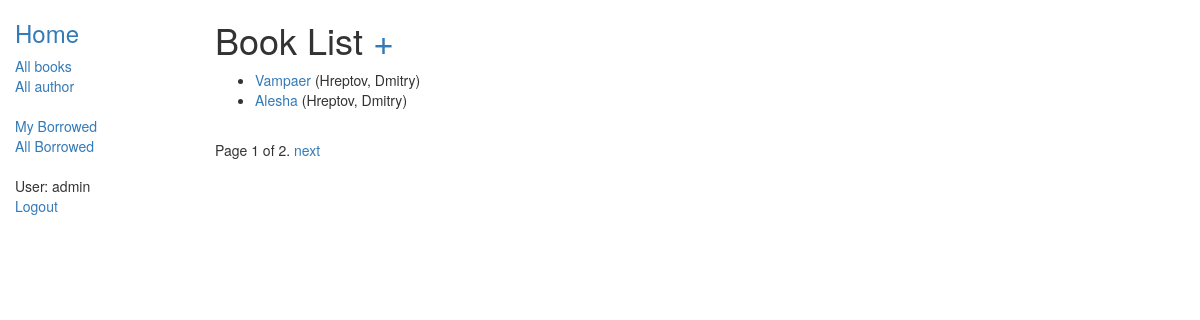
/catalog/books/ (signed in), run on the app's committed database.
### catalog/models.py (models this page shows, shortened)
class Book(models.Model):
    title = models.CharField(max_length=200)
    author = models.ForeignKey('Author', on_delete=models.SET_NULL, null=True)
    summary = models.TextField(max_length=1000, help_text="Enter a brief description of the book")
    isbn = models.CharField('ISBN',max_length=13, help_text='13 Character <a href="https://www.isbn-international.org/content/what-isbn">ISBN number</a>')
    genre = models.ManyToManyField(Genre, help_text="Select a genre for this book")
    def get_absolute_url(self):
        return reverse('book-detail', args=[str(self.id)])
    def display_genre(self):
        """
        Creates a string for the Genre. This is required to display genre in Admin.
        """
        return ', '.join([genre.name for genre in self.genre.all()[:3]])
    display_genre.short_description = 'Genre'

class Author(models.Model):
    first_name = models.CharField(max_length=100)
    last_name = models.CharField(max_length=100)
    date_of_birth = models.DateField(null=True, blank=True)
    date_of_death = models.DateField('Died', null=True, blank=True)
    def __str__(self):
        return '%s, %s' % (self.last_name, self.first_name)

### catalog/views.py (the view)
# urls.py: path('books/', views.BookListView.as_view(), name='books'),
class BookListView(generic.ListView):
    model = Book
    paginate_by = 2

### catalog/templates/catalog/book_list.html
{% extends "base_generic.html" %}
{% block content %}
    <h1>Book List
        {% if user.is_staff %}
            <a href="{% url 'book-create' %}">+</a>
        {% endif %}
    </h1>
    {% if book_list %}
    <ul>
      {% for book in book_list %}
      <li>
        <a href="{{ book.get_absolute_url }}">{{ book.title }}</a> ({{book.author}})
      </li>
      {% endfor %}
    </ul>
    {% else %}
      <p>There are no books in the library.</p>
    {% endif %}
{% endblock %}

### catalog/templates/base_generic.html (shortened to what this page needs)
<!doctype html>
<html lang="en">
  <head>
    <link
      rel="stylesheet"
      href="https://maxcdn.bootstrapcdn.com/bootstrap/3.3.7/css/bootstrap.min.css" />
    {% load static %}
    <link rel="stylesheet" href="{% static 'css/styles.css' %}" />
  </head>
  <body>
    <div class="container-fluid">
      <div class="row">
        <div class="col-sm-2">
          {% block sidebar %}
            <ul class="sidebar-nav">
              <li><a href="{% url 'index' %}"><h3>Home</h3></a></li>
              <li><a href="{% url 'books' %}">All books</a></li>
              <li><a href="{% url 'author' %}">All author</a></li><br>
                {% if user.is_authenticated %}
                <li><a href="{% url 'my-borrowed' %}">My Borrowed</a></li>
                {% if user.is_staff %}
                <li><a href="{% url 'all-borrowed' %}">All Borrowed</a></li><br>
                {% endif %}
                <li>User: {{ user.get_username }}</li>
                <li><a href="{% url 'logout'%}?next={{request.path}}">Logout</a></li>
                {% else %}
                <li><a href="{% url 'login'%}?next={{request.path}}">Login</a></li>
                {% endif %}
            </ul>
          {% endblock %}
        </div>
        <div class="col-sm-10">
          {% block content %}{% endblock %}
          {% block pagination %}
  {% if is_paginated %}
    <div class="pagination">
      <span class="page-links">
        <span class="page-current">
          Page {{ page_obj.number }} of {{ page_obj.paginator.num_pages }}.
        </span>
        {% if page_obj.has_next %}
          <a href="{{ request.path }}?page={{ page_obj.next_page_number }}">next</a>
        {% endif %}
      </span>
    </div>
  {% endif %}
{% endblock %}
        </div>
      </div>
    </div>
  </body>
</html>

### catalog/static/css/styles.css (style rules this page uses)
.sidebar-nav { margin-top: 20px; padding: 0; list-style: none; }

### data on the page
Book: title "Vampaer", author "Hreptov, Dmitry"
Book: title "Alesha", author "Hreptov, Dmitry"

### other printed values
{{ user.get_username }} "admin"
{{ page_obj.number }} "1"
{{ page_obj.paginator.num_pages }} "2"
